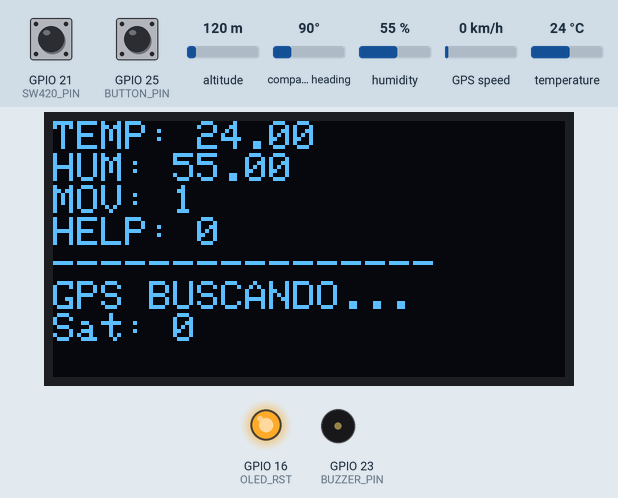
This sketch was run on a simulated ESP32. Parts: 128×64 one-colour display, output pins drawn as LEDs (lit = HIGH), buzzer (waves = sounding, pin HIGH). Inputs (shaded band) come from the test bench; at power-on: GPIO 25 (BUTTON_PIN) HIGH, humidity 55 %, GPIO 21 (SW420_PIN) HIGH, temperature 24 °C, altitude 120 m, compass heading 90°, GPS speed 0 km/h. The GPS gets a fix after 3 s at 37.7749, -122.4194 with 8 satellites; no radio packets arrive unless stated; what the sketch prints to the serial monitor is not drawn.

Above: at 3.8 s.
3.9 s: GPIO 25 (BUTTON_PIN) pulled LOW for 1 s
At 6.9 s:
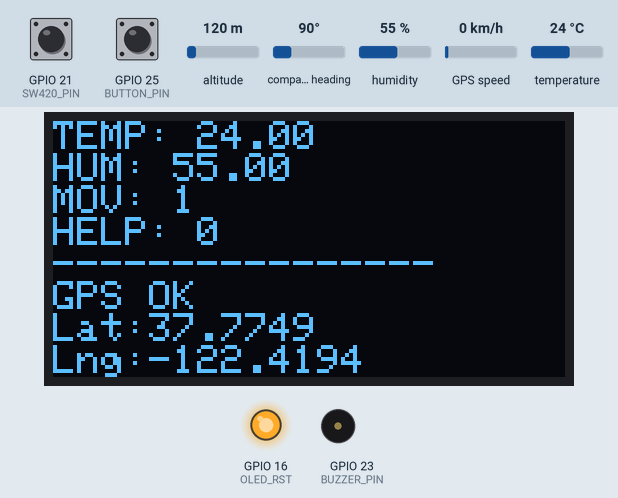
7.4 s: humidity set to 22 %
At 9.6 s:
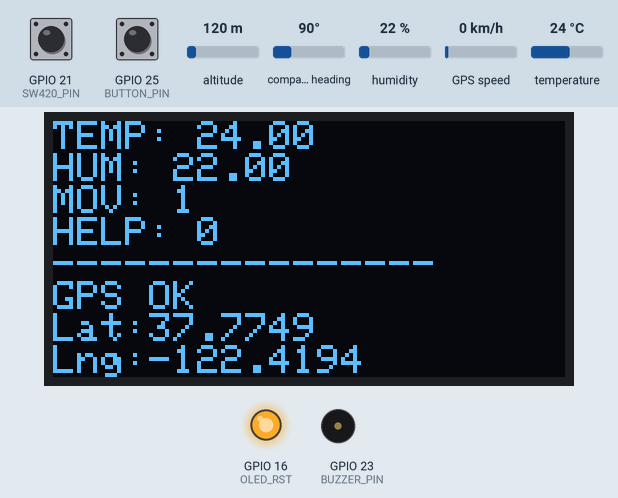
10.7 s: GPIO 21 (SW420_PIN) pulled LOW for 1 s
At 11.8 s:
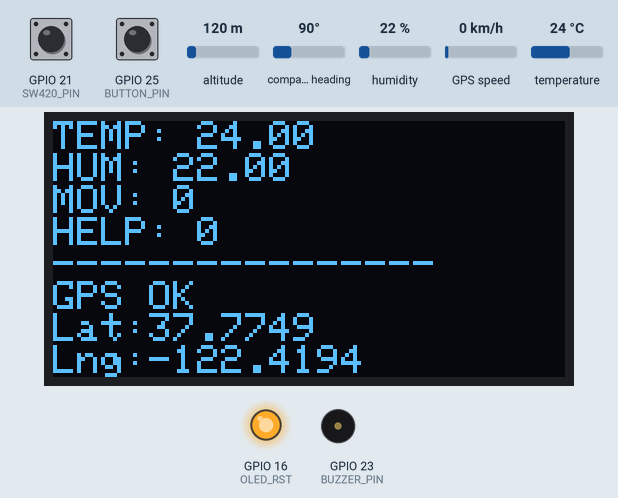
13.9 s: temperature set to 12 °C
At 16.2 s:
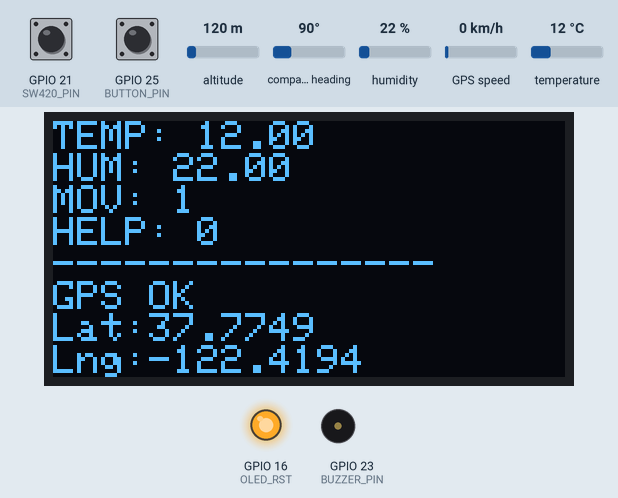
17.1 s: GPIO 21 (SW420_PIN) pulled LOW for 3.2 s
At 20.1 s:
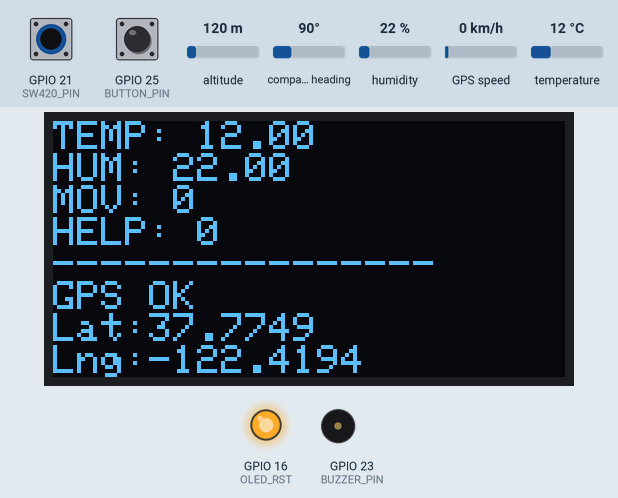
23.5 s: GPIO 25 (BUTTON_PIN) pulled LOW for 1 s
At 25.0 s:
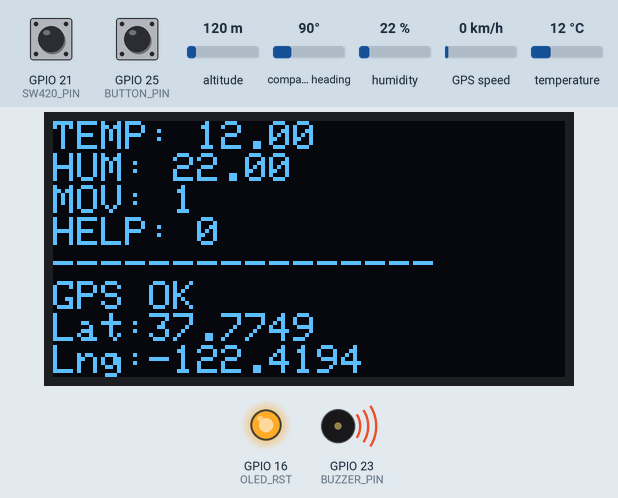
Timing chart, 0 to 26.8 s (numbered marks = the images above; inputs shaded):
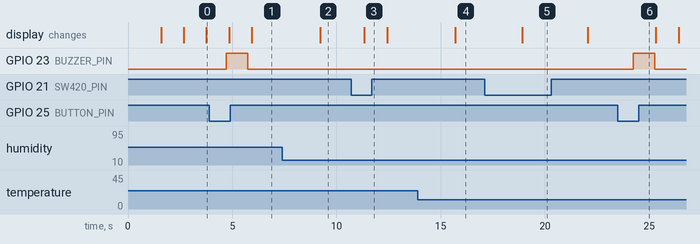

Measured:
- after the input at 3.9 s, GPIO 23 (BUZZER_PIN): LOW → HIGH after 0.82 s, → LOW 1.0 s later; the display: first changes after 0.96 s (image 1 shows a later state)
- after the input at 7.4 s, the display: changes after 1.8 s (image 2)
- after the input at 10.7 s, the display: changes after 0.63 s (image 3)
- after the input at 13.9 s, the display: changes after 1.8 s (image 4)
- after the input at 17.1 s, the display: changes after 1.8 s (image 5)
- after the input at 23.5 s, GPIO 23 (BUZZER_PIN): LOW → HIGH after 0.73 s, → LOW 1.0 s later

The sketch:

Lora_Trans1_RTOS.ino
```cpp
#include <Wire.h>
#include <SPI.h>
#include <LoRa.h>
#include <Adafruit_SSD1306.h>
#include <DHT.h>
#include <TinyGPSPlus.h>

// ================= PINES =================
#define DHTPIN 13
#define DHTTYPE DHT11

#define SW420_PIN 21
#define BUTTON_PIN 25
#define BUZZER_PIN 23

#define OLED_SDA 4
#define OLED_SCL 15
#define OLED_RST 16

#define LORA_SS 18
#define LORA_RST 14
#define LORA_DIO0 26

#define GPS_RX 33
#define GPS_TX 32

#define LORA_FREQ 915E6
#define SEND_INTERVAL 10000

// ================= OBJETOS =================
Adafruit_SSD1306 display(128, 64, &Wire, OLED_RST);
DHT dht(DHTPIN, DHTTYPE);
TinyGPSPlus gps;
HardwareSerial gpsSerial(1);

// ================= ESTRUCTURA =================
typedef struct {
  float temperature;
  float humidity;
  bool motion;
  bool help;
  double lat;
  double lng;
  int satellites;
  bool gpsValid;
} SensorData;

SensorData currentData;

// ================= FreeRTOS =================
TaskHandle_t TaskSensorsHandle = NULL;
TaskHandle_t TaskLoRaHandle = NULL;
SemaphoreHandle_t dataMutex;

// ======================================================
void TaskSensors(void *pvParameters);
void TaskLoRa(void *pvParameters);
// ======================================================

void setup() {

  Serial.begin(115200);
  delay(1500);

  Serial.println("\n===== SISTEMA LoRa TRANSMISOR =====");

  // ===== OLED =====
  pinMode(OLED_RST, OUTPUT);
  digitalWrite(OLED_RST, LOW);
  delay(50);
  digitalWrite(OLED_RST, HIGH);

  Wire.begin(OLED_SDA, OLED_SCL);

  if (!display.begin(SSD1306_SWITCHCAPVCC, 0x3C)) {
    Serial.println("Error OLED");
    while (true);
  }

  display.clearDisplay();
  display.setTextSize(1);
  display.setTextColor(WHITE);
  display.setCursor(0,0);
  display.println("OLED OK");
  display.display();
  delay(1000);

  // ===== PINES =====
  pinMode(SW420_PIN, INPUT);
  pinMode(BUTTON_PIN, INPUT_PULLUP);
  pinMode(BUZZER_PIN, OUTPUT);
  digitalWrite(BUZZER_PIN, LOW);

  dht.begin();

  // ===== GPS =====
  gpsSerial.begin(9600, SERIAL_8N1, GPS_RX, GPS_TX);
  Serial.println("GPS iniciado");

  // ===== LoRa =====
  SPI.begin(5,19,27,18);
  LoRa.setPins(LORA_SS, LORA_RST, LORA_DIO0);

  if (!LoRa.begin(LORA_FREQ)) {
    Serial.println("Error LoRa");
    while (true);
  }

  Serial.println("LoRa OK");

  currentData = {0,0,false,false,0,0,0,false};
  dataMutex = xSemaphoreCreateMutex();

  xTaskCreatePinnedToCore(TaskSensors, "TaskSensors", 4096, NULL, 1, &TaskSensorsHandle, 1);
  xTaskCreatePinnedToCore(TaskLoRa, "TaskLoRa", 4096, NULL, 1, &TaskLoRaHandle, 0);

  Serial.println("Sistema iniciado correctamente");
}

// ======================================================
// ================== TASK SENSORES =====================
// ======================================================
void TaskSensors(void *pvParameters) {

  for(;;) {

    float temp = dht.readTemperature();
    float hum = dht.readHumidity();
    bool motion = digitalRead(SW420_PIN);
    bool helpBtn = digitalRead(BUTTON_PIN) == LOW;

    digitalWrite(BUZZER_PIN, helpBtn);  // Buzzer simple ON/OFF

    // ===== GPS LECTURA CONTINUA =====
    while (gpsSerial.available()) {
      gps.encode(gpsSerial.read());
    }

    double lat = 0;
    double lng = 0;
    int sats = gps.satellites.value();
    bool valid = gps.location.isValid();

    if (gps.location.isUpdated()) {
      lat = gps.location.lat();
      lng = gps.location.lng();
    }

    if (!isnan(temp) && !isnan(hum)) {

      xSemaphoreTake(dataMutex, portMAX_DELAY);

      currentData.temperature = temp;
      currentData.humidity = hum;
      currentData.motion = motion;
      currentData.help = helpBtn;
      currentData.lat = lat;
      currentData.lng = lng;
      currentData.satellites = sats;
      currentData.gpsValid = valid;

      xSemaphoreGive(dataMutex);
    }

    vTaskDelay(1000 / portTICK_PERIOD_MS);
  }
}

// ======================================================
// ================== TASK LORA =========================
// ======================================================
void TaskLoRa(void *pvParameters) {

  unsigned long lastSend = 0;

  for(;;) {

    SensorData localCopy;

    xSemaphoreTake(dataMutex, portMAX_DELAY);
    localCopy = currentData;
    xSemaphoreGive(dataMutex);

    bool sendNow = false;

    if (localCopy.motion || localCopy.help) sendNow = true;
    if (millis() - lastSend > SEND_INTERVAL) sendNow = true;

    if (sendNow) {

      String json = "{";
      json += "\"net_id\":1,";
      json += "\"humidity\":" + String(localCopy.humidity,1) + ",";
      json += "\"temperature\":" + String(localCopy.temperature,1) + ",";
      json += "\"help\":" + String(localCopy.help) + ",";
      json += "\"motion\":" + String(localCopy.motion) + ",";
      json += "\"lat\":" + String(localCopy.lat,6) + ",";
      json += "\"lng\":" + String(localCopy.lng,6);
      json += "}";

      LoRa.beginPacket();
      LoRa.print(json);
      LoRa.endPacket();

      Serial.println("\n--- LoRa TX ---");
      Serial.println(json);

      lastSend = millis();
    }

    // ===== OLED =====
    display.clearDisplay();
    display.setCursor(0,0);

    display.println("TEMP: " + String(localCopy.temperature));
    display.println("HUM: " + String(localCopy.humidity));
    display.println("MOV: " + String(localCopy.motion));
    display.println("HELP: " + String(localCopy.help));

    display.println("----------------");

    if (localCopy.gpsValid) {
      display.println("GPS OK");
      display.print("Lat:");
      display.println(localCopy.lat,4);
      display.print("Lng:");
      display.println(localCopy.lng,4);
    } else {
      display.println("GPS BUSCANDO...");
      display.print("Sat: ");
      display.println(localCopy.satellites);
    }

    display.display();

    vTaskDelay(1000 / portTICK_PERIOD_MS);
  }
}

void loop() {
  // FreeRTOS maneja todo
}
```
